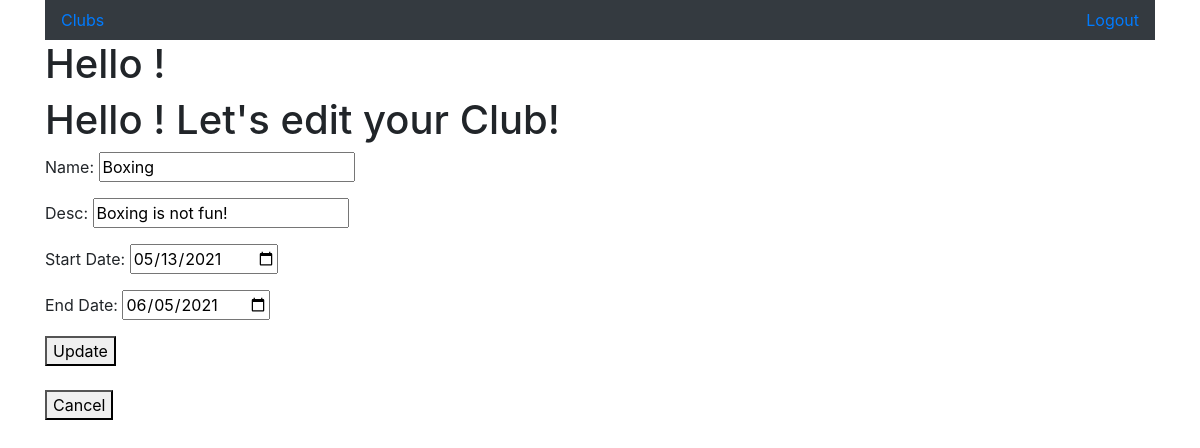
The app's page /clubs/edit/8 with its own data.
### clubapp/models.py (models this page shows)
class Club(models.Model):
    name = models.CharField(max_length=255)
    desc = models.TextField()
    date_start = models.DateTimeField()
    date_end = models.DateTimeField()
    owner = models.ForeignKey(User, related_name = "clubs",on_delete=models.CASCADE)
    joined = models.ManyToManyField(User, related_name = "joined_clubs")
    created_at = models.DateTimeField(auto_now_add=True)
    updated_at = models.DateTimeField(auto_now=True)
    objects= ClubManager()

### clubapp/views.py (the view)
# urls.py: path('clubs/edit/<int:id>', views.edit),
def edit(request,id):
    context={
        'club':Club.objects.get(id=id)
    }
    return render(request,"edit.html",context)

### clubapp/templates/edit.html (shortened to what this page needs)
{% extends "base.html" %}
{% block content %}
    <div >
        <h1 > Hello {{user.first_name}} {{user.last_name}}! Let's edit your Club!</h1>
    </div>
    <form action="/clubs/{{club.id}}/update" method="POST">
        <div id="form">
            <p>Name: <input type="text" name="name" value="{{club.name}}"></p>
            <p>Desc: <input type="text" name="desc" value="{{club.desc}}"></p>
            <p>Start Date: <input type="date" name="date_start" value="{{club.date_start|date:'Y-m-d'}}"></p>
            <p>End Date: <input type="date" name="date_end" value="{{club.date_end|date:'Y-m-d'}}"></p>
            <button type="submit" >Update</button> <br> <br>
        </div>
    </form>
    <a href="/clubs"> <button >Cancel</button></a>
{% endblock content %}

### records on screen
Club: name "Boxing", desc "Boxing is not fun!", date_start "05/13/2021", date_end "06/05/2021"
